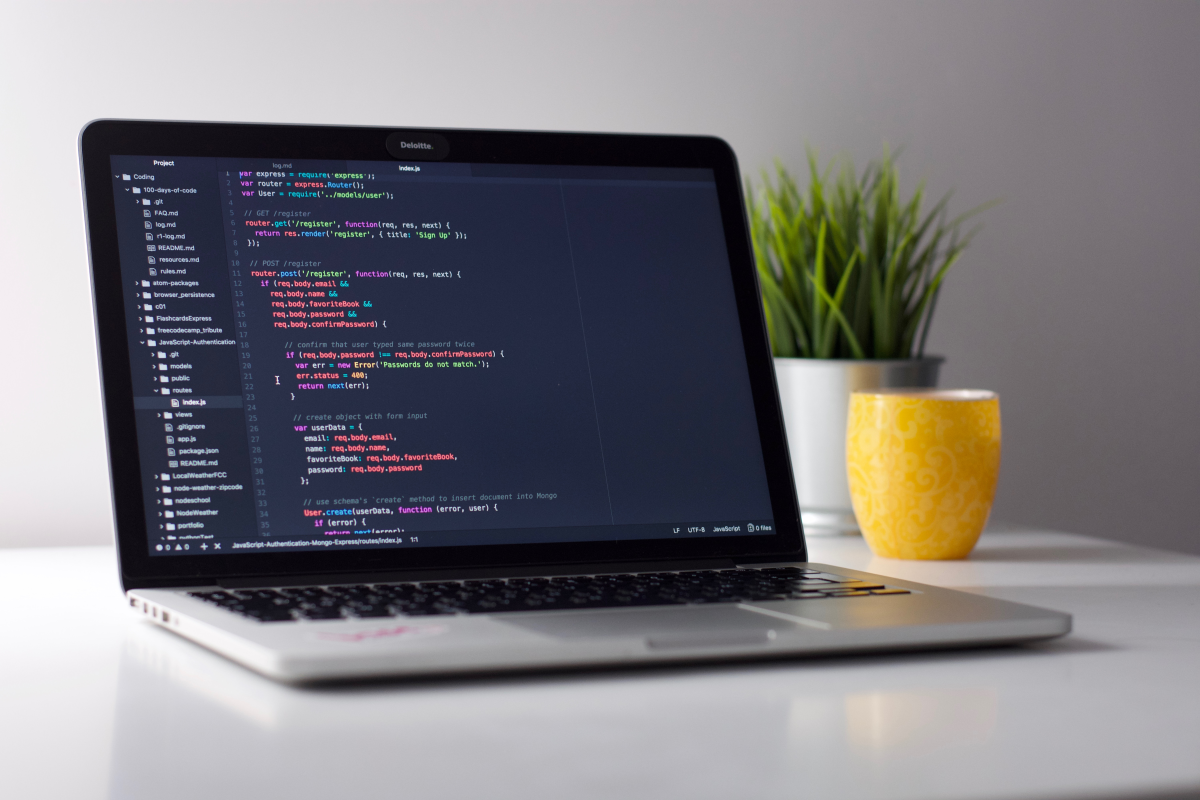
#> input picture Code Learning/4. Website Portfolio dengan Tailwind CSS/img/img1.jpg, 6000 x 4000 px, given in place of the camera (shown at 1/5 size)
$ python main.py
#> lines starting #> are read from the running program, lines starting #| are printed output that depends on the picture; after the words box and inside, x2 and y2 are one past the last pixel; in counts of white or black regions, pixels touching at a corner belong together
import cv2
import numpy as np

cap = cv2.VideoCapture(0)
cap.set(3,640)
cap.set(4,480)

def empty():
    pass

cv2.namedWindow("HSV")
cv2.resizeWindow("HSV",640,240)
cv2.createTrackbar("HUE min","HSV",0,179,empty)
#> slider 'HUE min' is set to 35
cv2.createTrackbar("HUE max","HSV",179,179,empty)
cv2.createTrackbar("SAT min","HSV",0,255,empty)
#> slider 'SAT min' is set to 51
cv2.createTrackbar("SAT max","HSV",255,255,empty)
cv2.createTrackbar("VAL min","HSV",0,255,empty)
#> slider 'VAL min' is set to 51
cv2.createTrackbar("VAL max","HSV",255,255,empty)


while True:
    _, img = cap.read()
#> img is the input picture: shape (4000, 6000, 3); mean B, G, R 125.4, 121.7, 123.7
    imgHSV = cv2.cvtColor(img,cv2.COLOR_BGR2HSV)
#> imgHSV: shape (4000, 6000, 3); mean H, S, V 121.2, 52.9, 132.3

    h_min = cv2.getTrackbarPos("HUE min","HSV")
    h_max = cv2.getTrackbarPos("HUE max","HSV")
    s_min = cv2.getTrackbarPos("SAT min","HSV")
    s_max = cv2.getTrackbarPos("SAT max","HSV")
    v_min = cv2.getTrackbarPos("VAL min","HSV")
    v_max = cv2.getTrackbarPos("VAL max","HSV")\

    lower = np.array([h_min,s_min,v_min])
    upper = np.array([h_max,s_max,v_max])
    mask = cv2.inRange(imgHSV,lower,upper)
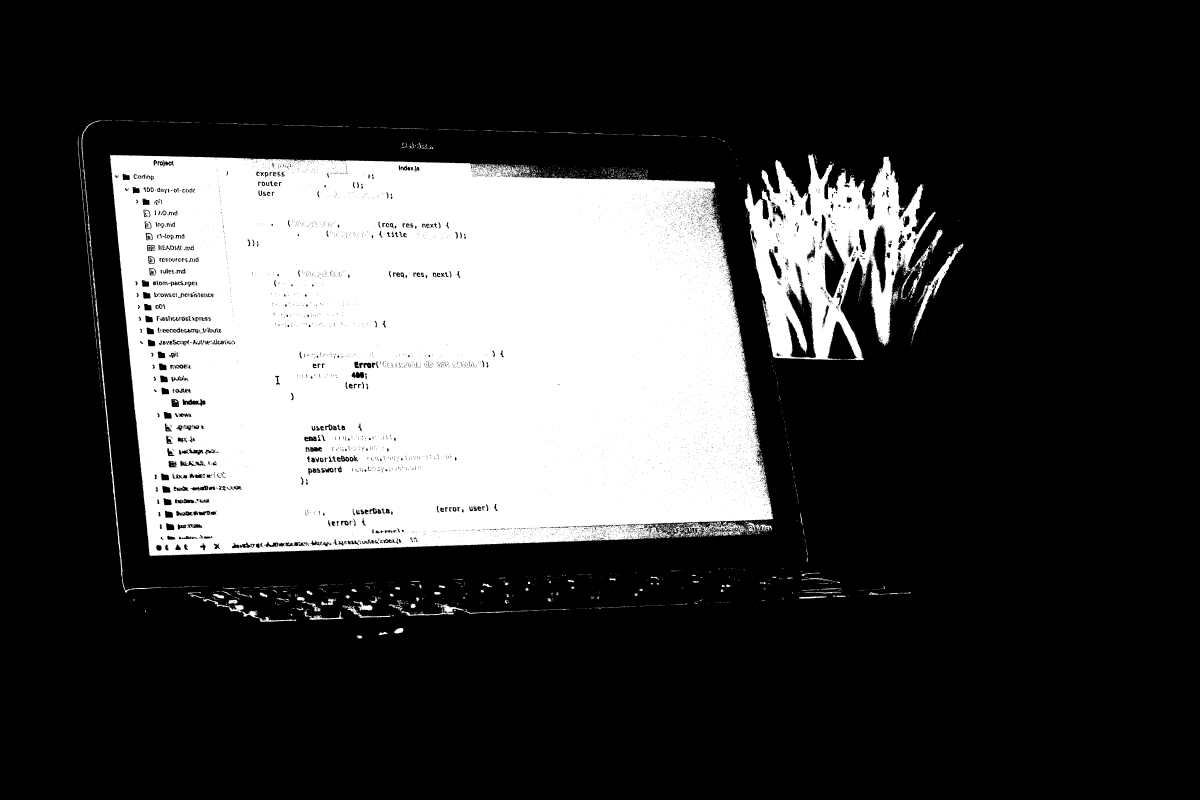
#> mask: shape (4000, 6000) (shown at 1/5 size); 25.7% white; 4173 white regions (3724 under 20 px), largest, box (x1, y1, x2, y2) and area: (550, 774, 3866, 2780) 5592844, (3724, 769, 4678, 1802) 457854, (4565, 1218, 4816, 1674) 12494
    result = cv2.bitwise_and(img,img,mask=mask)
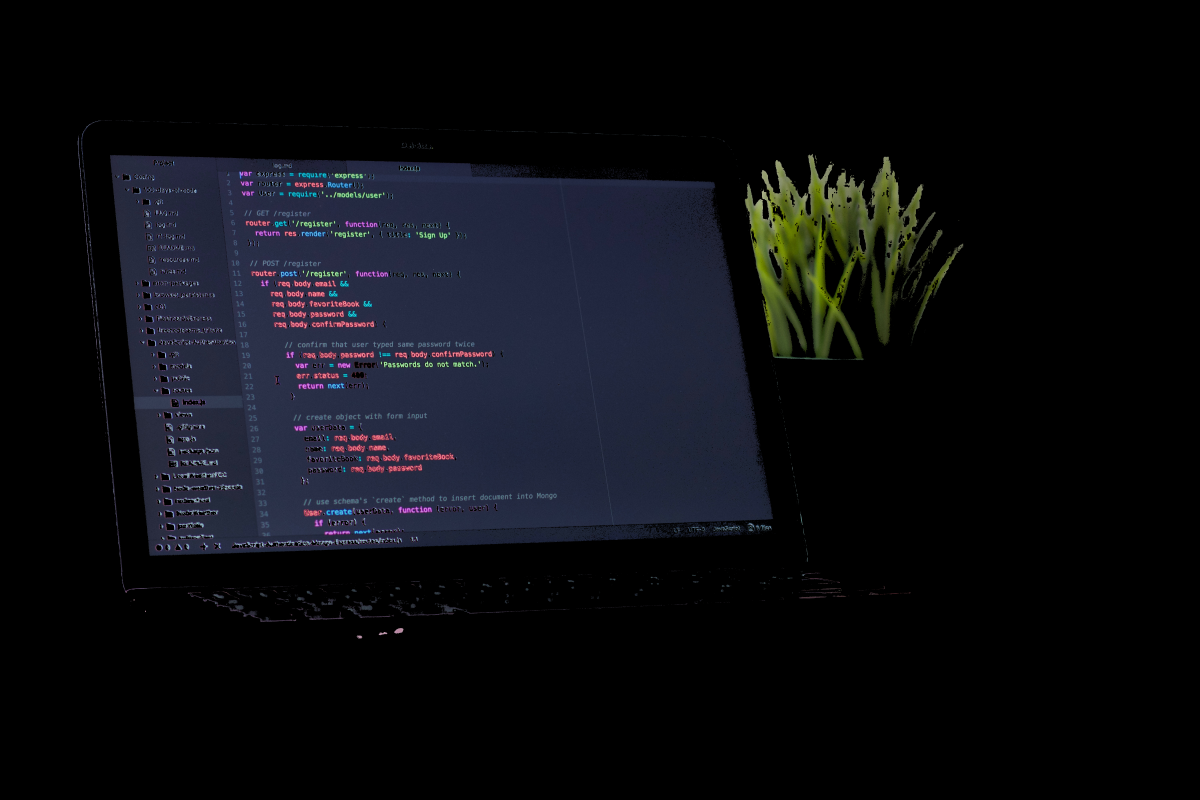
#> result: shape (4000, 6000, 3) (shown at 1/5 size); mean B, G, R 17, 12.8, 11.6

#> (the run stopped early here; a loop or call above may not have finished)

$ run again, on Code Learning/4. Website Portfolio dengan Tailwind CSS/img/img4.jpg
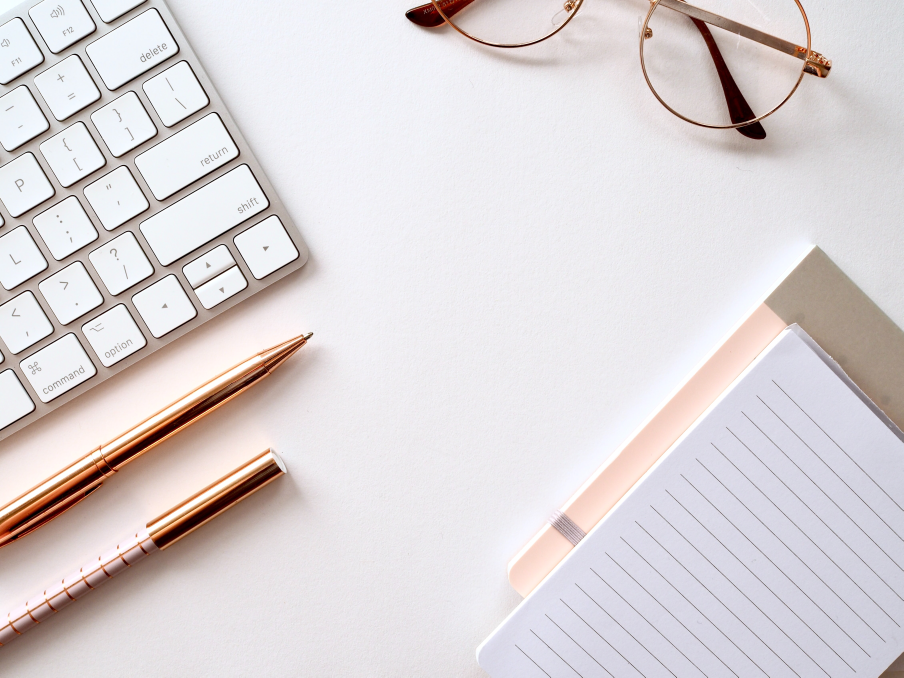
#> input picture Code Learning/4. Website Portfolio dengan Tailwind CSS/img/img4.jpg, 4518 x 3388 px, given in place of the camera (shown at 1/5 size)
#> img is the input picture: shape (3388, 4518, 3); mean B, G, R 215.7, 213.9, 220.2
#> imgHSV: shape (3388, 4518, 3); mean H, S, V 98.3, 20, 224
#> `mask = cv2.inRange(imgHSV,lower,upper)`:
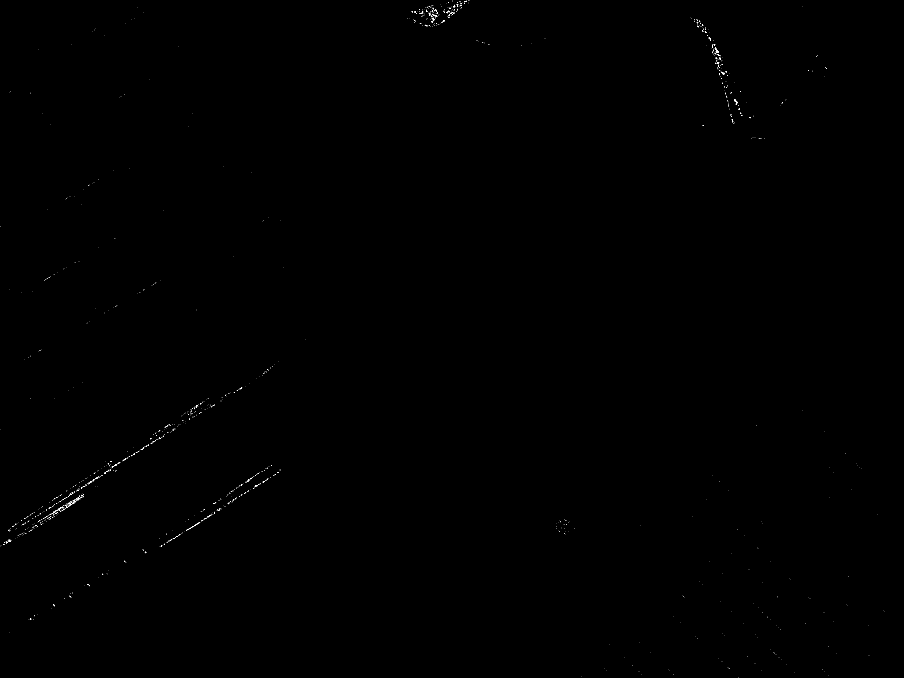
#> mask: shape (3388, 4518) (shown at 1/5 size); 0.04% white in thin lines or dots
